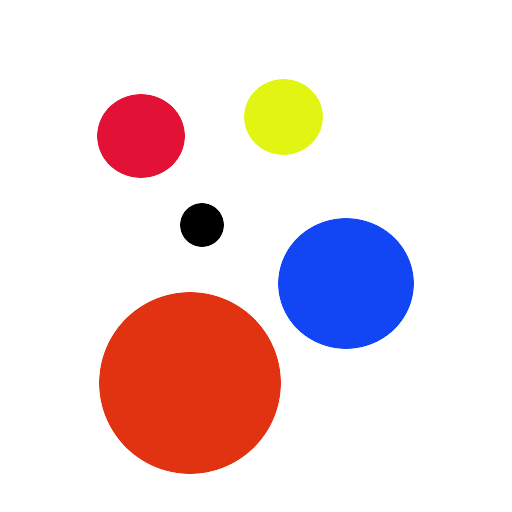
#> input picture image/color.jpg, 512 x 512 px, found by its file name
$ python bai2.py
#> lines starting #> are read from the running program, lines starting #| are printed output that depends on the picture
import cv2

img = cv2.imread('/home/ai/Desktop/AI-KIT/image/color.jpg')
#> img is the input picture: shape (512, 512, 3); mean B, G, R 220.8, 218.1, 236.8
(h, w, d) = img.shape
#> h = 512; w = 512; d = 3
print("width={}, heiht={}, depth={}".format(w,h,d))
#| width=512, heiht=512, depth=3

(B,G,R)= img[250,400]
#> B = 244; G = 70; R = 18
print("R={}, G={}, B={}".format(R,G,B))
#| R=18, G=70, B=244

catanh = img[100:300,100:250]
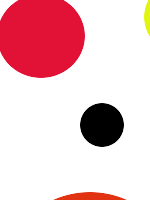
#> catanh: shape (200, 150, 3); mean B, G, R 200.9, 195.9, 236.4
cv2.imshow('cat anh',catanh)

dim=(256,256)
resize= cv2.resize(img,dim)
cv2.imshow('resize',resize)

center=(w/2,h/2)
#> center = (256, 256)
M = cv2.getRotationMatrix2D(center,45,1.0)
rotation = cv2.warpAffine(img,M,(w,h))
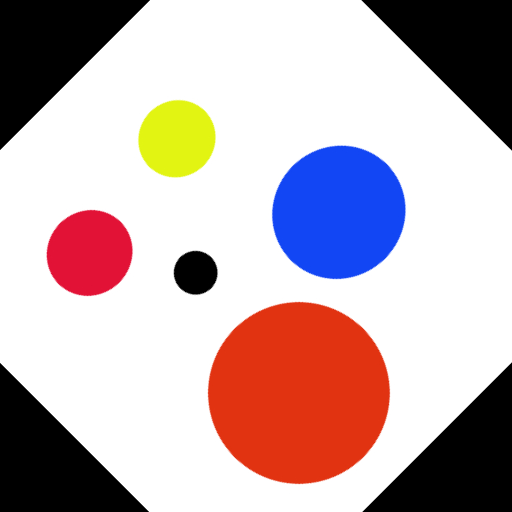
#> rotation: shape (512, 512, 3); mean B, G, R 177, 174.4, 193.1
cv2.imshow('Rotation',rotation)
cv2.imshow('Display Image', img)
cv2.waitKey(0)
